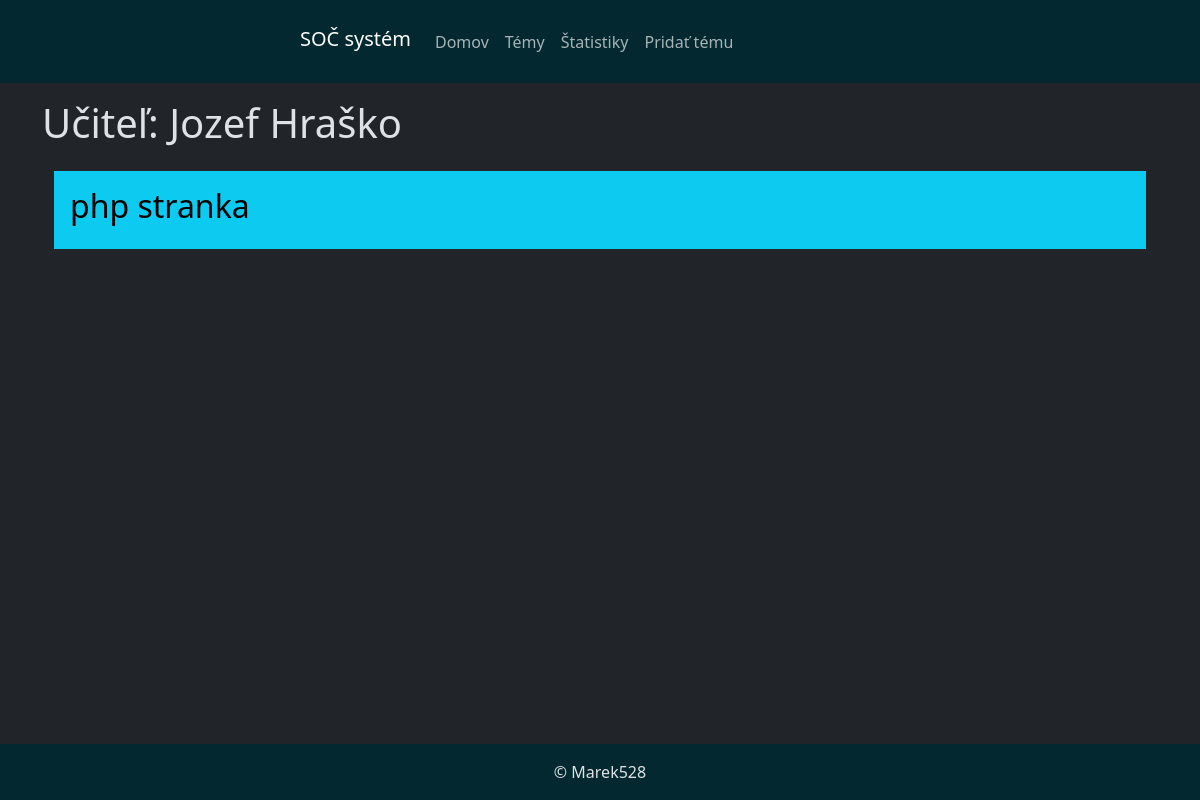
Page /soc/ucitel/1/ on the earlier database version.
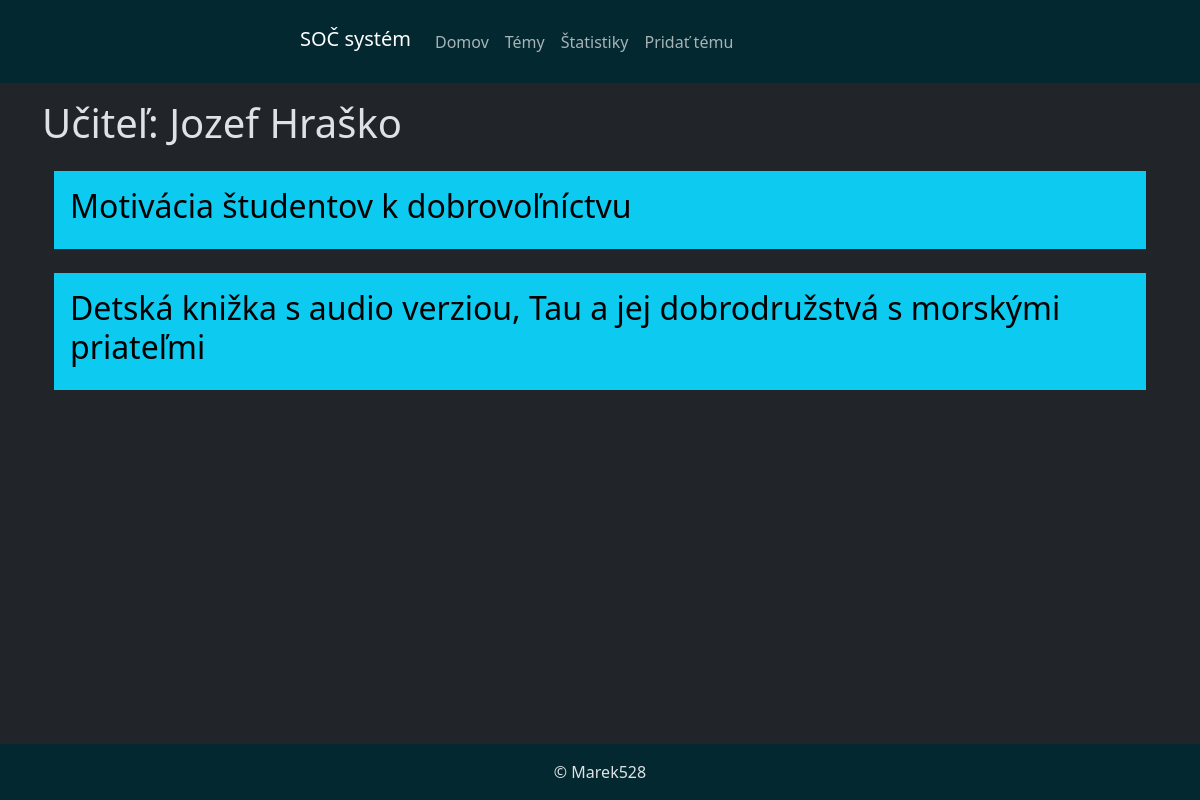
Same page on the later database version.
### soc/models.py (models this page shows, shortened)
class Tema(models.Model):
    nazov = models.CharField(max_length=100)
    popis = models.TextField()
    konzultant = models.ForeignKey(Ucitel, on_delete=models.CASCADE)
    student = models.ForeignKey(Student, on_delete=models.SET_NULL, null=True, blank=True)
    odbor = models.ForeignKey(Odbor, on_delete=models.CASCADE)
    dostupnost = models.ForeignKey(Dostupnost, on_delete=models.CASCADE)
    pocet_kontrol = models.IntegerField()

### soc/views.py (the view)
# urls.py: path('ucitel/<id>/', views.vypis_ucitela, name='vypis-ucitela'),
def vypis_ucitela(request, id):
    ucitel = Ucitel.objects.get(id=id)
    temy = Tema.objects.filter(konzultant=ucitel)
    return render(request, 'soc/ucitel.html', {'temy': temy, 'ucitel': ucitel})

### soc/models.py (called while the page is built)
    def __str__(self):
        return f'{self.meno} {self.priezvisko}'

    def __str__(self):
        return f'{self.meno} {self.priezvisko}'

    def __str__(self):
        return f'{self.nazov}'

    def __str__(self):
        return f'{self.nazov}'

### soc/templates/soc/ucitel.html (shortened to what this page needs)
{% extends "base.html" %}
{% block content %}
<h1 class="my-3">Učiteľ: {{ ucitel.meno }} {{ ucitel.priezvisko }}</h1>
<div class="container">
    {% for tema in temy %}
    <details class="mt-4">
        <summary class="bg-info text-black p-3">
            <h2>{{ tema.nazov }}</h2>
        </summary>
    </details>
    {% endfor %}
</div>
{% endblock %}

Differences in the rows shown:
removed Tema: nazov "php stranka"
added Tema: nazov "Motivácia študentov k dobrovoľníctvu"
added Tema: nazov "Detská knižka s audio verziou, Tau a jej dobrodružstvá s morskými priateľmi"
